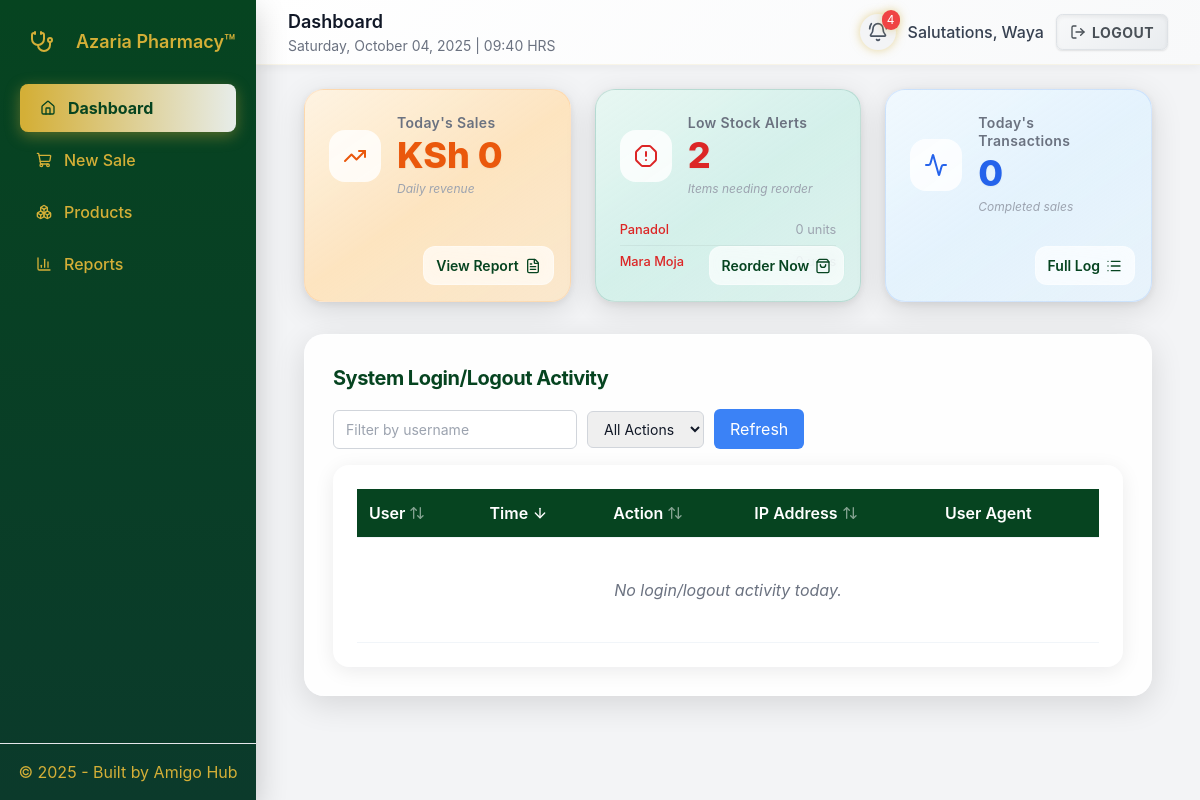
Page / (signed in) on the earlier database version.
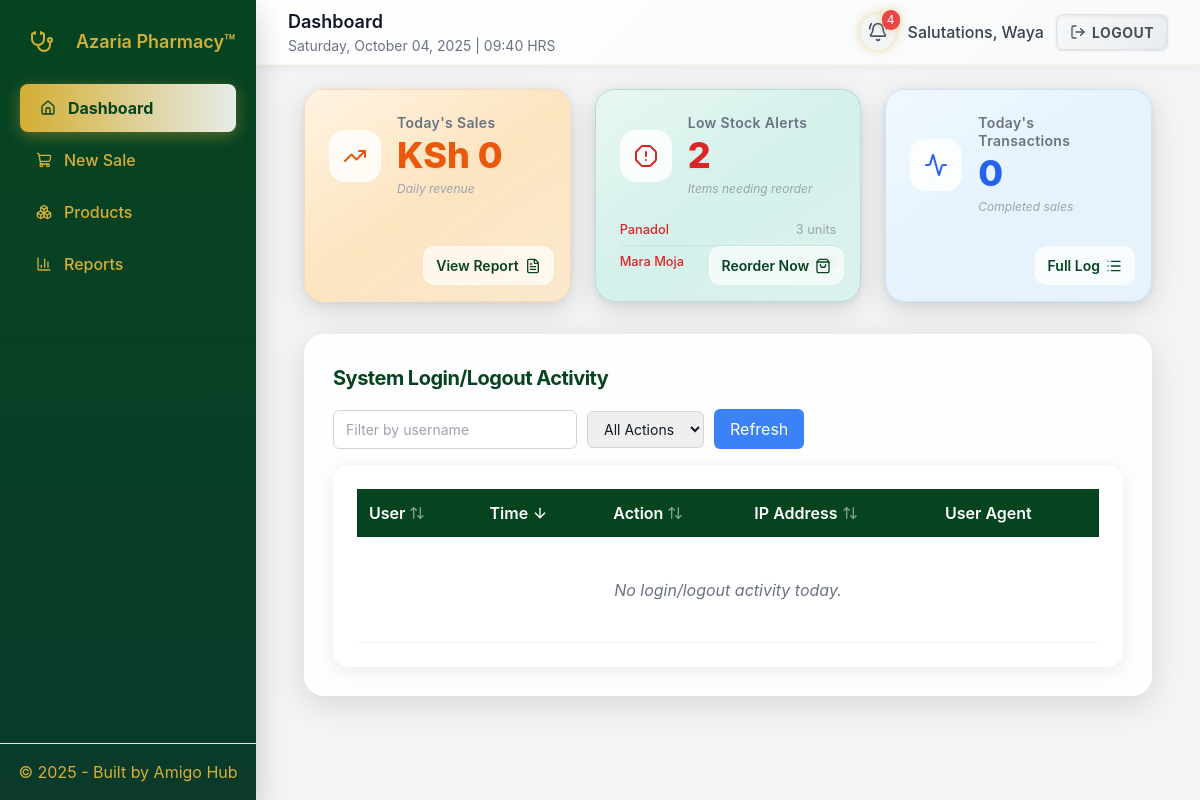
Same page on the later database version.
### pos/models.py (models this page shows, shortened)
class ProductStock(models.Model):
    product = models.ForeignKey(Product, on_delete=models.CASCADE, related_name="stocks")
    branch = models.ForeignKey(Branch, on_delete=models.CASCADE, related_name="stocks")
    batch = models.CharField(max_length=120, blank=True)
    expiry_date = models.DateField(null=True, blank=True)
    quantity = models.IntegerField(default=0)
    supplier = models.ForeignKey(Supplier, null=True, blank=True, on_delete=models.SET_NULL)
    unit_cost = models.DecimalField(max_digits=10, decimal_places=2, default=0)
    class Meta:
        unique_together = ("product", "branch", "batch", "expiry_date")

class Product(models.Model):
    name = models.CharField(max_length=255)
    category = models.CharField(max_length=120, blank=True)
    description = models.TextField(blank=True)
    price = models.DecimalField(max_digits=10, decimal_places=2)
    min_price = models.DecimalField(max_digits=10, decimal_places=2, default=0, validators=[MinValueValidator(Decimal('0.00'))])
    created_at = models.DateTimeField(auto_now_add=True)

### pos/views.py (the view, shortened to what this page needs)
# urls.py: path("", RedirectView.as_view(pattern_name="pos:dashboard", permanent=False)),
@login_required
def dashboard(request):
    if request.user.is_superuser:
        role = 'admin'
    elif is_manager(request.user):
        role = 'manager'
    elif is_cashier(request.user):
        role = 'cashier'
    else:
        role = 'cashier'
    context = {
        'role': role,
        'user_display_name': get_user_display_name(request.user),
        'products': Product.objects.all(),
        'categories': Product.objects.values('category').distinct().annotate(count=Count('id')),
    }
    today = timezone.localdate()
    low_stock_threshold = 10
    expiry_days_threshold = 60
    period_start = timezone.datetime.combine(today, timezone.datetime.min.time()).replace(tzinfo=timezone.get_current_timezone())
    period_end = timezone.datetime.combine(today, timezone.datetime.max.time()).replace(tzinfo=timezone.get_current_timezone())
    action_filter = request.GET.get('action_filter', 'all')
    sort_by = request.GET.get('sort_by', 'timestamp')
    order = request.GET.get('order', 'desc')
    direction = '-' if order == 'desc' else ''
    if role == 'admin':
        user_logs_qs = UserActivityLog.objects.filter(
            timestamp__gte=period_start,
            timestamp__lte=period_end
        )
        user_filter = request.GET.get('user_filter', '')
        if user_filter:
            user_logs_qs = user_logs_qs.filter(user__username__icontains=user_filter)
        context['logs_title'] = "System Login/Logout Activity"
        context['user_filter'] = user_filter
    if action_filter != 'all':
        user_logs_qs = user_logs_qs.filter(action=action_filter)
    if role == 'admin':
        if sort_by == 'user':
            user_logs_qs = user_logs_qs.order_by(direction + 'user__username')
        elif sort_by == 'timestamp':
            user_logs_qs = user_logs_qs.order_by(direction + 'timestamp')
        elif sort_by == 'action':
            user_logs_qs = user_logs_qs.order_by(direction + 'action')
        elif sort_by == 'ip_address':
            user_logs_qs = user_logs_qs.order_by(direction + 'ip_address')
        else:
            user_logs_qs = user_logs_qs.order_by('-timestamp')
    paginator = Paginator(user_logs_qs, 10)
    page_number = request.GET.get('page')
    page_obj = paginator.get_page(page_number)
    context['page_obj'] = page_obj
    context['sort_by'] = sort_by
    context['order'] = order
    context['action_filter'] = action_filter
    if role == 'admin':
        today_sales = Sale.objects.filter(created_at__date=today).aggregate(total=Sum('total'))['total'] or 0
        low_stocks = ProductStock.objects.filter(quantity__lte=low_stock_threshold)
        near_expiries = ProductStock.objects.filter(
            expiry_date__lte=today + timedelta(days=expiry_days_threshold),
            expiry_date__isnull=False
        )
        prescriptions_today = Sale.objects.filter(created_at__date=today).count()
        branches = Branch.objects.all()
        branch_sales = {
            b.name: Sale.objects.filter(branch=b).aggregate(total=Sum('total'))['total'] or 0
            for b in branches
        }
        recent_sales = Sale.objects.select_related('branch', 'customer').prefetch_related('items__product').order_by('-created_at')[:10]
        context.update({
            'today_sales': today_sales,
            'branch_sales': branch_sales,
            'low_stocks': low_stocks,
            'near_expiries': near_expiries,
            'prescriptions_today': prescriptions_today,
            'low_stock_count': low_stocks.count(),
            'recent_sales': recent_sales,
        })
    return render(request, "pos/dashboard.html", context)

### pos/views.py (called while the page is built)
def get_user_display_name(user):
    return user.first_name or user.username

### pos/templates/pos/dashboard.html (shortened to what the changed rows need)
{% extends 'pos/base.html' %}
{% load humanize %}
{% block page_title %}Dashboard{% endblock %}
{% block content %}
<div class="dashboard-container container mx-auto px-4">
  <div class="grid grid-cols-1 md:grid-cols-2 lg:grid-cols-3 gap-6 mb-8">
    <div class="card card-stock relative">
      {% if low_stocks %}
      <div class="low-stock-list">
        {% for stock in low_stocks|slice:":3" %}
        <div class="low-stock-item">
          <span class="low-stock-name">{{ stock.product.name }}</span>
          <span class="low-stock-qty">{{ stock.quantity }} units</span>
        </div>
        {% endfor %}
      </div>
      {% endif %}
    </div>
  </div>
  <div class="logs-container">
    <div id="logsContent" class="table-container">
      <table>
        <thead>
          <tr>
            <th>
              <a href="?{% if sort_by == 'user' and order == 'asc' %}sort_by=user&order=desc{% else %}sort_by=user&order=asc{% endif %}&action_filter={{ action_filter }}&user_filter={{ user_filter }}&page=1" class="flex items-center">
                User
                {% if sort_by == 'user' %}
                  {% if order == 'asc' %}<i data-lucide="arrow-up" class="ml-1 w-4 h-4"></i>{% else %}<i data-lucide="arrow-down" class="ml-1 w-4 h-4"></i>{% endif %}
                {% else %}
                  <i data-lucide="arrow-up-down" class="ml-1 w-4 h-4 opacity-50"></i>
                {% endif %}
              </a>
            </th>
            <th>
              <a href="?{% if sort_by == 'timestamp' and order == 'asc' %}sort_by=timestamp&order=desc{% else %}sort_by=timestamp&order=asc{% endif %}&action_filter={{ action_filter }}&user_filter={{ user_filter }}&page=1" class="flex items-center">
                Time
                {% if sort_by == 'timestamp' %}
                  {% if order == 'asc' %}<i data-lucide="arrow-up" class="ml-1 w-4 h-4"></i>{% else %}<i data-lucide="arrow-down" class="ml-1 w-4 h-4"></i>{% endif %}
                {% else %}
                  <i data-lucide="arrow-up-down" class="ml-1 w-4 h-4 opacity-50"></i>
                {% endif %}
              </a>
            </th>
            <th>
              <a href="?{% if sort_by == 'action' and order == 'asc' %}sort_by=action&order=desc{% else %}sort_by=action&order=asc{% endif %}&action_filter={{ action_filter }}&user_filter={{ user_filter }}&page=1" class="flex items-center">
                Action
                {% if sort_by == 'action' %}
                  {% if order == 'asc' %}<i data-lucide="arrow-up" class="ml-1 w-4 h-4"></i>{% else %}<i data-lucide="arrow-down" class="ml-1 w-4 h-4"></i>{% endif %}
                {% else %}
                  <i data-lucide="arrow-up-down" class="ml-1 w-4 h-4 opacity-50"></i>
                {% endif %}
              </a>
            </th>
            <th>
              <a href="?{% if sort_by == 'ip_address' and order == 'asc' %}sort_by=ip_address&order=desc{% else %}sort_by=ip_address&order=asc{% endif %}&action_filter={{ action_filter }}&user_filter={{ user_filter }}&page=1" class="flex items-center">
                IP Address
                {% if sort_by == 'ip_address' %}
                  {% if order == 'asc' %}<i data-lucide="arrow-up" class="ml-1 w-4 h-4"></i>{% else %}<i data-lucide="arrow-down" class="ml-1 w-4 h-4"></i>{% endif %}
                {% else %}
                  <i data-lucide="arrow-up-down" class="ml-1 w-4 h-4 opacity-50"></i>
                {% endif %}
              </a>
            </th>
            <th>User Agent</th>
          </tr>
        </thead>
      </table>
    </div>
  </div>
</div>
{% endblock %}

Differences in the rows shown:
changed ProductStock "Panadol": quantity "0" → "3"
